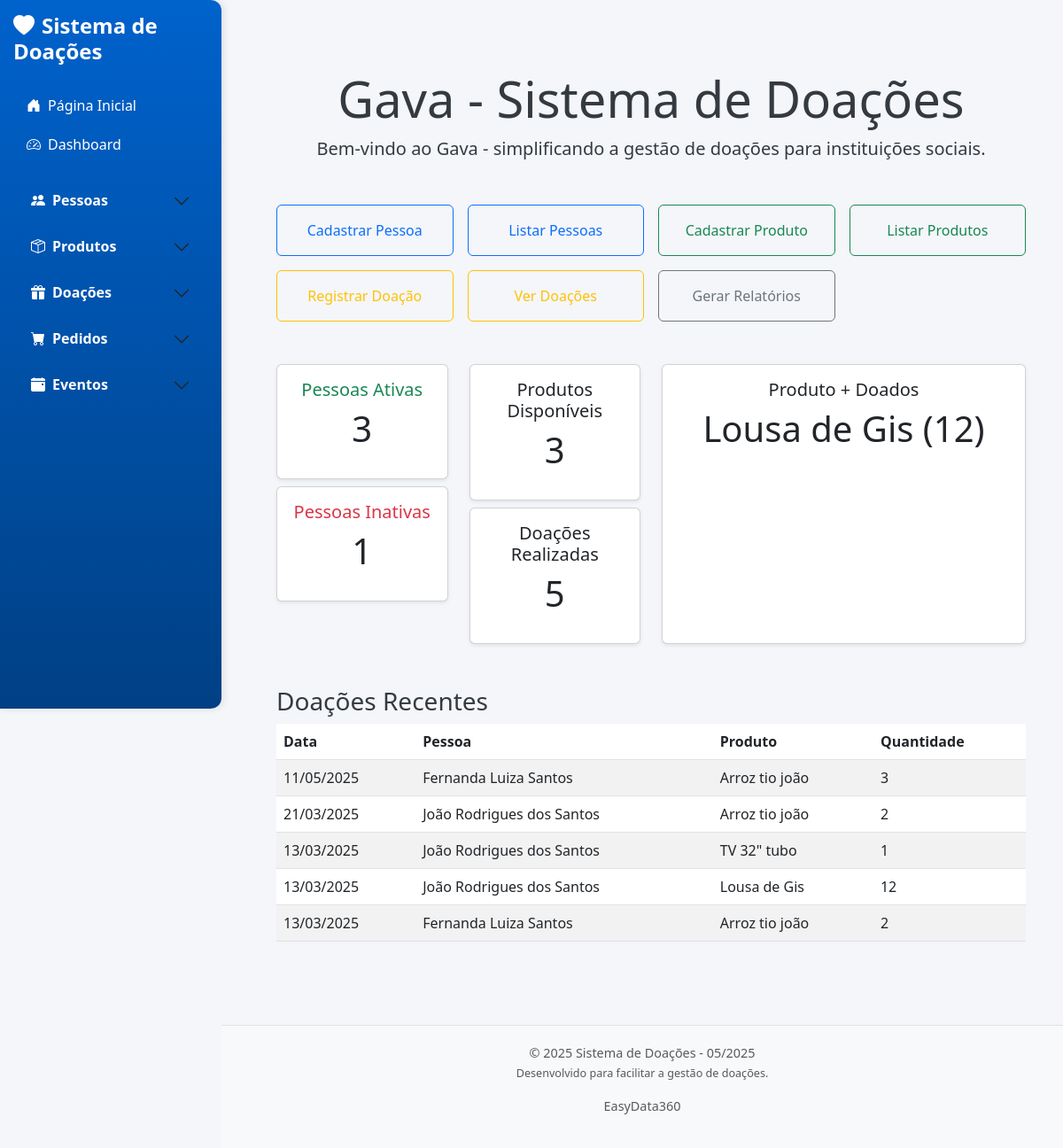
The page / on the database its author committed.
### app/models/produto.py (models this page shows, shortened)
class Produto(db.Model):
    __tablename__ = 'produtos'
    id = db.Column(db.Integer, primary_key=True)
    nome_produto = db.Column(db.String(100), nullable=False, unique=True)  # Evita duplicação
    descricao = db.Column(db.String(255), nullable=True)
    quantidade = db.Column(db.Integer, nullable=False, default=0)
    data_entrada = db.Column(db.DateTime, nullable=False)

### app/models/doacao.py (models this page shows, shortened)
class Doacao(db.Model):
    __tablename__ = 'doacoes'
    id = db.Column(db.Integer, primary_key=True)
    pessoa_id = db.Column(db.Integer, db.ForeignKey('pessoas.id'), nullable=False)
    produto_id = db.Column(db.Integer, db.ForeignKey('produtos.id'), nullable=False)
    quantidade = db.Column(db.Integer, nullable=False)
    data_doacao = db.Column(db.Date, nullable=False, default=date.today)
    pessoa = db.relationship('Pessoa', backref='doacoes_pessoa')
    produto = db.relationship('Produto', backref='doacoes_produto_rel')

### app/models/pessoa.py (models this page shows, shortened)
class Pessoa(db.Model):
    __tablename__ = 'pessoas'
    id = db.Column(db.Integer, primary_key=True)
    nome = db.Column(db.String(100), nullable=False)  # Evita duplicação
    endereco = db.Column(db.String(255))
    bairro = db.Column(db.String(100))
    telefone = db.Column(db.String(20))
    filhos = db.Column(db.String(50))
    profissao = db.Column(db.String(50))
    qtd_pessoas = db.Column(db.Integer)
    locomocao = db.Column(db.String(50))
    data_cadastro = db.Column(db.Date)
    ativo = db.Column(db.Boolean, default=True)  # Novo campo para ativação/desativação

### app/routes.py (the view)
@main.route('/')
def index():
    total_pessoas_ativas = db.session.query(func.count()).select_from(Pessoa).filter_by(ativo=True).scalar()
    total_pessoas_inativas = db.session.query(func.count()).select_from(Pessoa).filter_by(ativo=False).scalar()
    total_produtos = db.session.query(func.count(Produto.id)).scalar()
    total_doacoes = db.session.query(func.count(Doacao.id)).scalar()
    stats = {
        'total_pessoas_ativas': total_pessoas_ativas,
        'total_pessoas_inativas': total_pessoas_inativas,
        'total_produtos': total_produtos,
        'total_doacoes': total_doacoes
    }
    produtos_top = db.session.query(
        Produto.nome_produto.label('nome'),
        func.sum(Doacao.quantidade).label('total')
    ).join(Doacao).group_by(Produto.nome_produto)\
     .order_by(func.sum(Doacao.quantidade).desc()).limit(5).all()
    doacoes_recentes = db.session.query(Doacao).join(Pessoa).join(Produto) \
        .order_by(Doacao.data_doacao.desc()).limit(5).all()
    return render_template('index.html', stats=stats, produtos_top=produtos_top, doacoes_recentes=doacoes_recentes)

### app/templates/index.html
{% extends 'base.html' %}
{% block content %}
<div class="container my-5">
  <div class="text-center mb-5">
    <h1 class="display-4">Gava - Sistema de Doações</h1>
    <p class="lead">Bem-vindo ao Gava - simplificando a gestão de doações para instituições sociais.</p>
  </div>
  <div class="row row-cols-1 row-cols-sm-2 row-cols-md-3 row-cols-lg-4 text-center mb-5 g-3">
    <div class="col">
      <a href="/cadastrar_pessoa" class="btn btn-outline-primary w-100 py-3">Cadastrar Pessoa</a>
    </div>
    <div class="col">
      <a href="/pessoas" class="btn btn-outline-primary w-100 py-3">Listar Pessoas</a>
    </div>
    <div class="col">
      <a href="/cadastrar_produto" class="btn btn-outline-success w-100 py-3">Cadastrar Produto</a>
    </div>
    <div class="col">
      <a href="/produtos" class="btn btn-outline-success w-100 py-3">Listar Produtos</a>
    </div>
    <div class="col">
      <a href="/registrar_doacao" class="btn btn-outline-warning w-100 py-3">Registrar Doação</a>
    </div>
    <div class="col">
      <a href="/doacoes" class="btn btn-outline-warning w-100 py-3">Ver Doações</a>
    </div>
    <div class="col">
      <a href="/relatorio_doacoes_pdf" class="btn btn-outline-secondary w-100 py-3">Gerar Relatórios</a>
    </div>
  </div>
  <div class="row pyg-4">
    <div class="col">
      <div class="card text-center shadow-sm">
        <div class="card-body">
          <h5 class="card-title text-success">Pessoas Ativas</h5>
          <p class="display-6">{{ stats.total_pessoas_ativas }}</p>
        </div>
      </div>
      <div class="card text-center shadow-sm mt-2">
        <div class="card-body">
          <h5 class="card-title text-danger">Pessoas Inativas</h5>
          <p class="display-6">{{ stats.total_pessoas_inativas }}</p>
        </div>
      </div>
    </div>
    <div class="col">
      <div class="card text-center shadow-sm">
        <div class="card-body">
          <h5 class="card-title">Produtos Disponíveis</h5>
          <p class="display-6">{{ stats.total_produtos }}</p>
        </div>
      </div>
      <div class="card text-center shadow-sm mt-2">
        <div class="card-body">
          <h5 class="card-title">Doações Realizadas</h5>
          <p class="display-6">{{ stats.total_doacoes }}</p>
        </div>
      </div>
    </div>
    <div class="col-md-6">
      <div class="card text-center shadow-sm h-100">
        <div class="card-body">
          <h5 class="card-title">Produto + Doados</h5>
          {% if produtos_top %}
            <p class="display-6">{{ produtos_top[0].nome }} ({{ produtos_top[0].total }})</p>
          {% else %}
            <p class="text-muted">Sem dados</p>
          {% endif %}
        </div>
      </div>
    </div>
  </div>
  <div class="mt-5">
    <h3>Doações Recentes</h3>
    <div class="table-responsive">
      <table class="table table-striped">
        <thead>
          <tr>
            <th>Data</th>
            <th>Pessoa</th>
            <th>Produto</th>
            <th>Quantidade</th>
          </tr>
        </thead>
        <tbody>
          {% for doacao in doacoes_recentes %}
          <tr>
            <td>{{ doacao.data_doacao.strftime('%d/%m/%Y') }}</td>
            <td>{{ doacao.pessoa.nome }}</td>
            <td>{{ doacao.produto.nome_produto }}</td>
            <td>{{ doacao.quantidade }}</td>
          </tr>
          {% endfor %}
        </tbody>
      </table>
    </div>
  </div>
</div>
{% endblock %}

### app/static/css/style.css (style rules this page uses)
body { overflow-x: hidden; font-family: 'Segoe UI', Tahoma, Geneva, Verdana, sans-serif; background-color: #f4f6f9; color: #343a40; }

### rows shown on the page
Produto: nome_produto "Lousa de Gis"
Doacao: data_doacao "11/05/2025", pessoa.nome "Fernanda Luiza Santos", produto.nome_produto "Arroz tio joão", quantidade "3"
Doacao: data_doacao "21/03/2025", pessoa.nome "João Rodrigues dos Santos", produto.nome_produto "Arroz tio joão", quantidade "2"
Doacao: data_doacao "13/03/2025", pessoa.nome "João Rodrigues dos Santos", produto.nome_produto "TV 32\" tubo", quantidade "1"
Doacao: data_doacao "13/03/2025", pessoa.nome "João Rodrigues dos Santos", produto.nome_produto "Lousa de Gis", quantidade "12"
Doacao: data_doacao "13/03/2025", pessoa.nome "Fernanda Luiza Santos", produto.nome_produto "Arroz tio joão", quantidade "2"

### other values the page prints
{{ stats.total_pessoas_ativas }} "3"
{{ stats.total_pessoas_inativas }} "1"
{{ stats.total_produtos }} "3"
{{ stats.total_doacoes }} "5"
{{ produtos_top[0].total }} "12"
